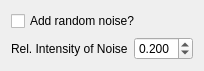
     <widget class="QWidget" name="layoutWidget_15">
      <property name="geometry">
       <rect>
        <x>780</x>
        <y>330</y>
        <width>204</width>
        <height>71</height>
       </rect>
      </property>
      <layout class="QVBoxLayout" name="verticalLayout_15">
       <item>
        <widget class="QCheckBox" name="checkBox_random_noise_bidir">
         <property name="text">
          <string>Add random noise?</string>
         </property>
        </widget>
       </item>
       <item>
        <spacer name="verticalSpacer_2">
         <property name="orientation">
          <enum>Qt::Vertical</enum>
         </property>
         <property name="sizeHint" stdset="0">
          <size>
           <width>20</width>
           <height>40</height>
          </size>
         </property>
        </spacer>
       </item>
       <item>
        <layout class="QHBoxLayout" name="horizontalLayout_75">
         <item>
          <widget class="QLabel" name="label_65">
           <property name="text">
            <string>Rel. Intensity of Noise</string>
           </property>
          </widget>
         </item>
         <item>
          <widget class="QDoubleSpinBox" name="doubleSpinBox_noise_bidir">
           <property name="decimals">
            <number>3</number>
           </property>
           <property name="maximum">
            <double>1.500000000000000</double>
           </property>
           <property name="singleStep">
            <double>0.001000000000000</double>
           </property>
           <property name="value">
            <double>0.200000000000000</double>
           </property>
          </widget>
         </item>
        </layout>
       </item>
      </layout>
     </widget>
